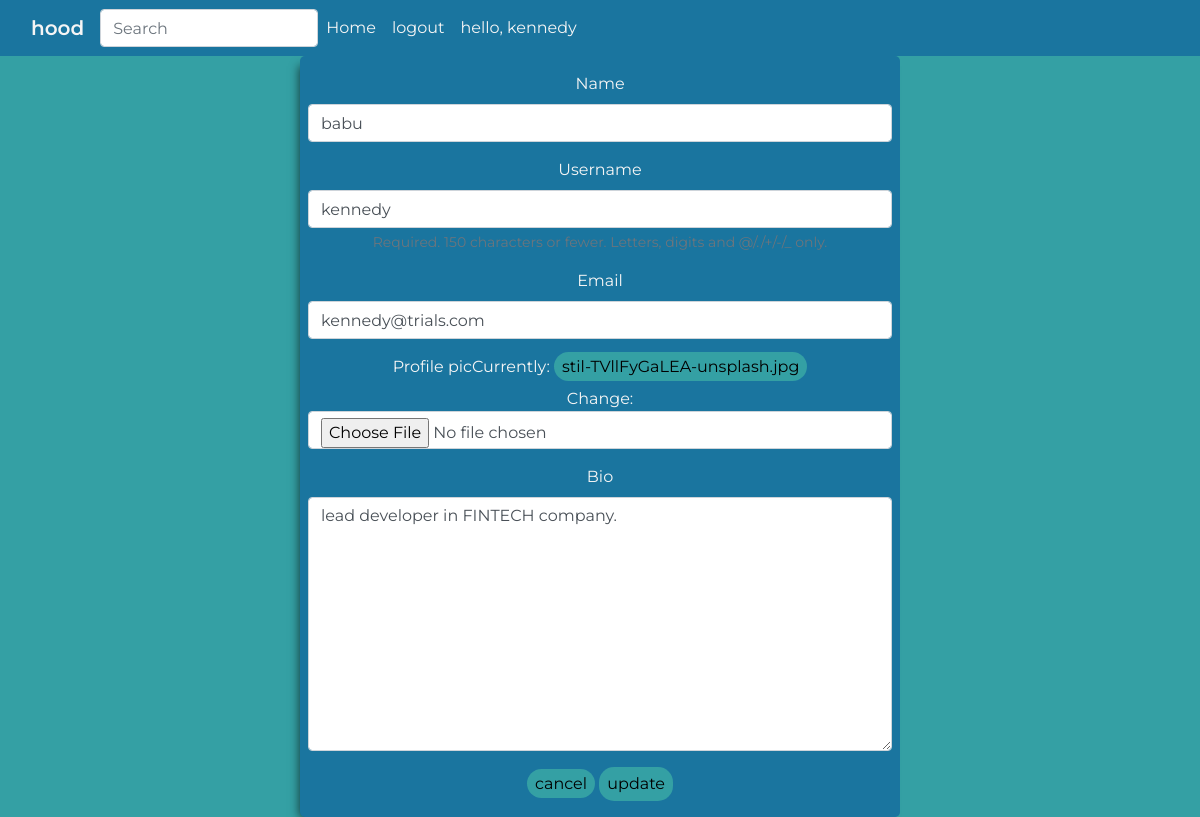
The page /update_user/ (signed in) on the database as committed earlier.
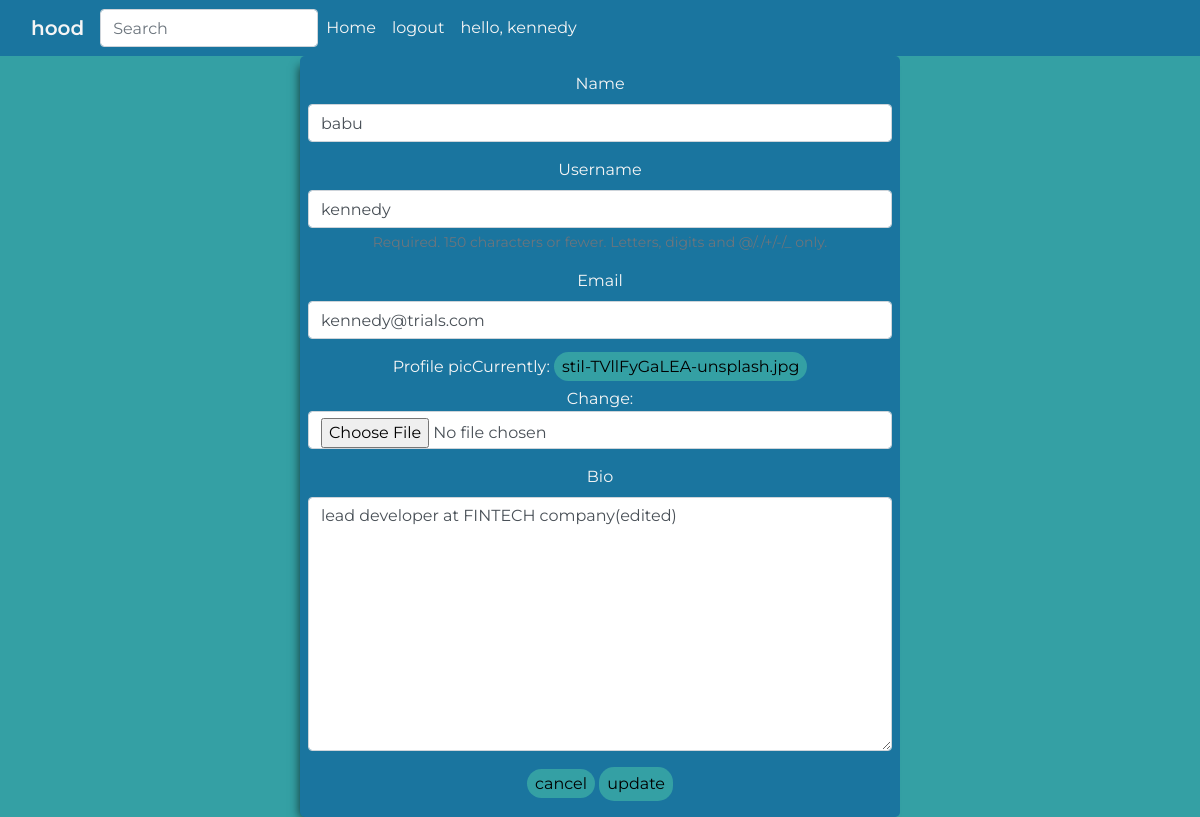
The same page on the database as committed later.
### app/models.py (models this page shows)
class User(AbstractUser):
    name = models.CharField(max_length=200, null=True)
    email = models.EmailField(unique=True, null=True)
    bio = models.TextField(null=True)
    profile_pic = models.ImageField(null=True, default='user.png')
    USERNAME_FIELD = 'email'
    REQUIRED_FIELDS = []

### app/views.py (the view)
# urls.py: path('update_user/', views.updateUser, name='update_user'),
@login_required(login_url='login')
def updateUser(request):
    user = request.user
    form = UserForm(instance=user)
    if request.method == 'POST':
        form = UserForm(request.POST, request.FILES, instance=user)
        if form.is_valid():
            form.save()
            return redirect('user_profile', pk=user.id)
    context = {
        'form':form
    }
    return render(request, 'app/update_user.html', context)

### app/forms.py
class UserForm(ModelForm):
    class Meta:
        model = User
        fields = ['name','username','email','profile_pic','bio']

### app/templates/app/update_user.html (shortened to what this page needs)
{% extends 'base.html' %}
{% load bootstrap4 %}
{% block content %}
<div class="form-wrapper">
    <form action="" method="POST" enctype="multipart/form-data">
        {% bootstrap_form form %}
        <div class="form_action">
            <a href="{{ request.META.HTTP_REFERER }}">cancel</a>
            <button  type='submit' class="create-btn">update</button>
        </div>
    </form>
</div>
{% endblock %}

### app/templates/navbar.html (shortened to what this page needs)
<nav class="navbar navbar-expand-lg">
    <div class="container-fluid">
      <a class="navbar-brand" href="{% url 'home' %}">hood</a>
        <form class="d-flex" action="{% url 'home' %}" method="GET">
            <input class="form-control me-2" name='q' type="search" placeholder="Search" aria-label="Search">
        </form>
      <div class="collapse navbar-collapse" id="navbarNavDropdown">
        <ul class="navbar-nav mr-auto">
          <li class="nav-item">
            <a class="nav-link active" aria-current="page" href="{% url 'home' %}">Home</a>
          </li>
          {% if request.user.is_authenticated %}
          <li class="nav-item">
            <a class="nav-link" href="{% url 'logout' %}">logout</a>
          </li>
          <li>
            <a href="{% url 'user_profile' user.id %}" class="nav-link">hello, {{ user.username }}</a>
          </li>
          {% else %}
          <li class="nav-item">
            <a class="nav-link" href="{% url 'login' %}">login</a>
          </li>
          {% endif %}
        </ul>
      </div>
    </div>
  </nav>

Rows that differ between the two databases and show on the page:
changed User "kennedy": bio "lead developer in FINTECH company." → "lead developer at FINTECH company(edited)"
